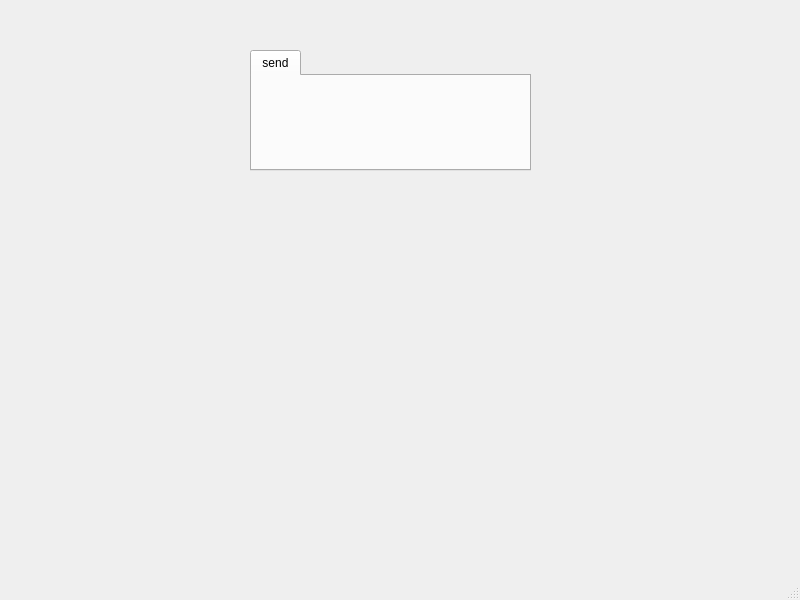
<?xml version="1.0" encoding="UTF-8"?>
<ui version="4.0">
 <class>MainWindow</class>
 <widget class="QMainWindow" name="MainWindow">
  <property name="geometry">
   <rect>
    <x>0</x>
    <y>0</y>
    <width>800</width>
    <height>600</height>
   </rect>
  </property>
  <property name="windowTitle">
   <string>Wallet</string>
  </property>
  <widget class="QWidget" name="centralwidget">
   <property name="minimumSize">
    <size>
     <width>800</width>
     <height>400</height>
    </size>
   </property>
   <widget class="QWidget" name="verticalLayoutWidget">
    <property name="geometry">
     <rect>
      <x>250</x>
      <y>50</y>
      <width>281</width>
      <height>121</height>
     </rect>
    </property>
    <layout class="QVBoxLayout" name="mainLayout">
     <item>
      <widget class="QTabWidget" name="tabWidget">
       <property name="tabPosition">
        <enum>QTabWidget::TabPosition::North</enum>
       </property>
       <property name="currentIndex">
        <number>0</number>
       </property>
       <property name="tabsClosable">
        <bool>false</bool>
       </property>
       <widget class="SendTab" name="sendTab">
        <attribute name="title">
         <string>send</string>
        </attribute>
       </widget>
      </widget>
     </item>
    </layout>
   </widget>
  </widget>
  <widget class="QMenuBar" name="menubar">
   <property name="geometry">
    <rect>
     <x>0</x>
     <y>0</y>
     <width>800</width>
     <height>23</height>
    </rect>
   </property>
  </widget>
  <widget class="QStatusBar" name="statusbar"/>
 </widget>
 <customwidgets>
  <customwidget>
   <class>SendTab</class>
   <extends>QWidget</extends>
   <header location="global">sendtab.h</header>
   <container>1</container>
  </customwidget>
 </customwidgets>
 <resources/>
 <connections/>
</ui>
